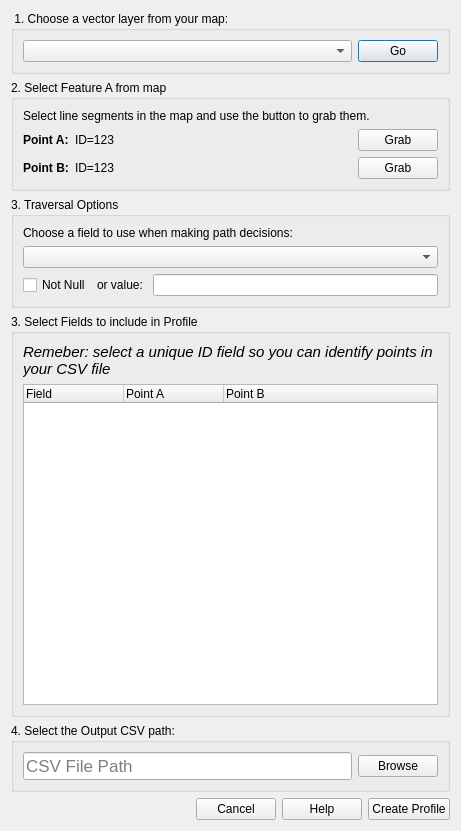
<?xml version="1.0" encoding="UTF-8"?>
<ui version="4.0">
 <class>networkProfilerDialogBase</class>
 <widget class="QDialog" name="networkProfilerDialogBase">
  <property name="geometry">
   <rect>
    <x>0</x>
    <y>0</y>
    <width>461</width>
    <height>831</height>
   </rect>
  </property>
  <property name="windowTitle">
   <string>Network Profiler</string>
  </property>
  <layout class="QVBoxLayout" name="verticalLayout">
   <item>
    <widget class="QGroupBox" name="groupBox_3">
     <property name="title">
      <string> 1. Choose a vector layer from your map:</string>
     </property>
     <layout class="QGridLayout" name="gridLayout">
      <item row="0" column="0">
       <widget class="QComboBox" name="ctlLayer"/>
      </item>
      <item row="0" column="1">
       <widget class="QPushButton" name="pushButton_2">
        <property name="sizePolicy">
         <sizepolicy hsizetype="Fixed" vsizetype="Fixed">
          <horstretch>0</horstretch>
          <verstretch>0</verstretch>
         </sizepolicy>
        </property>
        <property name="text">
         <string>Go</string>
        </property>
       </widget>
      </item>
     </layout>
    </widget>
   </item>
   <item>
    <widget class="QGroupBox" name="groupBox_4">
     <property name="sizePolicy">
      <sizepolicy hsizetype="Preferred" vsizetype="Minimum">
       <horstretch>0</horstretch>
       <verstretch>0</verstretch>
      </sizepolicy>
     </property>
     <property name="title">
      <string>2. Select Feature A from map</string>
     </property>
     <layout class="QVBoxLayout" name="verticalLayout_2">
      <item>
       <widget class="QLabel" name="label">
        <property name="text">
         <string>Select line segments in the map and use the button to grab them.</string>
        </property>
        <property name="wordWrap">
         <bool>true</bool>
        </property>
       </widget>
      </item>
      <item>
       <layout class="QHBoxLayout" name="horizontalLayout">
        <item>
         <widget class="QLabel" name="label_3">
          <property name="sizePolicy">
           <sizepolicy hsizetype="Fixed" vsizetype="Preferred">
            <horstretch>0</horstretch>
            <verstretch>0</verstretch>
           </sizepolicy>
          </property>
          <property name="font">
           <font>
            <weight>75</weight>
            <bold>true</bold>
           </font>
          </property>
          <property name="text">
           <string>Point A:</string>
          </property>
         </widget>
        </item>
        <item>
         <widget class="QLabel" name="label_6">
          <property name="text">
           <string>ID=123</string>
          </property>
         </widget>
        </item>
        <item>
         <widget class="QPushButton" name="cmdGetReachFromMap">
          <property name="sizePolicy">
           <sizepolicy hsizetype="Fixed" vsizetype="Fixed">
            <horstretch>0</horstretch>
            <verstretch>0</verstretch>
           </sizepolicy>
          </property>
          <property name="text">
           <string>Grab</string>
          </property>
         </widget>
        </item>
       </layout>
      </item>
      <item>
       <layout class="QHBoxLayout" name="horizontalLayout_2">
        <item>
         <widget class="QLabel" name="label_4">
          <property name="sizePolicy">
           <sizepolicy hsizetype="Fixed" vsizetype="Preferred">
            <horstretch>0</horstretch>
            <verstretch>0</verstretch>
           </sizepolicy>
          </property>
          <property name="font">
           <font>
            <weight>75</weight>
            <bold>true</bold>
           </font>
          </property>
          <property name="text">
           <string>Point B:</string>
          </property>
         </widget>
        </item>
        <item>
         <widget class="QLabel" name="label_7">
          <property name="text">
           <string>ID=123</string>
          </property>
         </widget>
        </item>
        <item>
         <widget class="QPushButton" name="pushButton">
          <property name="sizePolicy">
           <sizepolicy hsizetype="Fixed" vsizetype="Fixed">
            <horstretch>0</horstretch>
            <verstretch>0</verstretch>
           </sizepolicy>
          </property>
          <property name="text">
           <string>Grab</string>
          </property>
         </widget>
        </item>
       </layout>
      </item>
     </layout>
    </widget>
   </item>
   <item>
    <widget class="QGroupBox" name="groupBox_5">
     <property name="sizePolicy">
      <sizepolicy hsizetype="Preferred" vsizetype="Minimum">
       <horstretch>0</horstretch>
       <verstretch>0</verstretch>
      </sizepolicy>
     </property>
     <property name="minimumSize">
      <size>
       <width>12</width>
       <height>10</height>
      </size>
     </property>
     <property name="baseSize">
      <size>
       <width>0</width>
       <height>0</height>
      </size>
     </property>
     <property name="title">
      <string>3. Traversal Options</string>
     </property>
     <layout class="QVBoxLayout" name="verticalLayout_5">
      <item>
       <widget class="QLabel" name="label_9">
        <property name="text">
         <string>Choose a field to use when making path decisions:</string>
        </property>
       </widget>
      </item>
      <item>
       <layout class="QHBoxLayout" name="horizontalLayout_6">
        <item>
         <widget class="QComboBox" name="comboBox"/>
        </item>
       </layout>
      </item>
      <item>
       <layout class="QHBoxLayout" name="horizontalLayout_4">
        <property name="sizeConstraint">
         <enum>QLayout::SetDefaultConstraint</enum>
        </property>
        <item>
         <widget class="QCheckBox" name="checkBox_2">
          <property name="text">
           <string>Not Null</string>
          </property>
         </widget>
        </item>
        <item>
         <widget class="QLabel" name="label_8">
          <property name="text">
           <string>or value: </string>
          </property>
         </widget>
        </item>
        <item>
         <widget class="QLineEdit" name="lineEdit"/>
        </item>
       </layout>
      </item>
     </layout>
    </widget>
   </item>
   <item>
    <widget class="QGroupBox" name="groupBox_2">
     <property name="title">
      <string>3. Select Fields to include in Profile</string>
     </property>
     <layout class="QVBoxLayout" name="verticalLayout_4">
      <item>
       <widget class="QLabel" name="label_2">
        <property name="font">
         <font>
          <pointsize>11</pointsize>
          <italic>true</italic>
         </font>
        </property>
        <property name="text">
         <string>Remeber: select a unique ID field so you can identify points in your CSV file</string>
        </property>
        <property name="wordWrap">
         <bool>true</bool>
        </property>
       </widget>
      </item>
      <item>
       <widget class="QTreeWidget" name="treeFields">
        <property name="horizontalScrollBarPolicy">
         <enum>Qt::ScrollBarAlwaysOff</enum>
        </property>
        <property name="alternatingRowColors">
         <bool>true</bool>
        </property>
        <property name="selectionMode">
         <enum>QAbstractItemView::ExtendedSelection</enum>
        </property>
        <property name="selectionBehavior">
         <enum>QAbstractItemView::SelectRows</enum>
        </property>
        <property name="indentation">
         <number>0</number>
        </property>
        <property name="columnCount">
         <number>3</number>
        </property>
        <column>
         <property name="text">
          <string>Field</string>
         </property>
        </column>
        <column>
         <property name="text">
          <string>Point A</string>
         </property>
        </column>
        <column>
         <property name="text">
          <string>Point B</string>
         </property>
        </column>
       </widget>
      </item>
     </layout>
    </widget>
   </item>
   <item>
    <widget class="QGroupBox" name="groupBox">
     <property name="title">
      <string>4. Select the Output CSV path:</string>
     </property>
     <property name="alignment">
      <set>Qt::AlignLeading|Qt::AlignLeft|Qt::AlignTop</set>
     </property>
     <layout class="QVBoxLayout" name="verticalLayout_3">
      <item>
       <layout class="QHBoxLayout" name="horizontalLayout_3">
        <item>
         <widget class="QLineEdit" name="txtCSVOutput">
          <property name="font">
           <font>
            <pointsize>13</pointsize>
           </font>
          </property>
          <property name="placeholderText">
           <string>CSV File Path</string>
          </property>
         </widget>
        </item>
        <item>
         <widget class="QPushButton" name="cmdBrowseCSV">
          <property name="text">
           <string>Browse</string>
          </property>
         </widget>
        </item>
       </layout>
      </item>
     </layout>
    </widget>
   </item>
   <item>
    <layout class="QHBoxLayout" name="horizontalLayout_5">
     <item>
      <widget class="QDialogButtonBox" name="cmdButtons">
       <property name="orientation">
        <enum>Qt::Horizontal</enum>
       </property>
       <property name="standardButtons">
        <set>QDialogButtonBox::Cancel|QDialogButtonBox::Help</set>
       </property>
       <property name="centerButtons">
        <bool>false</bool>
       </property>
      </widget>
     </item>
     <item>
      <widget class="QPushButton" name="btnCreateProfile">
       <property name="text">
        <string>Create Profile</string>
       </property>
      </widget>
     </item>
    </layout>
   </item>
  </layout>
 </widget>
 <resources/>
 <connections>
  <connection>
   <sender>cmdButtons</sender>
   <signal>accepted()</signal>
   <receiver>networkProfilerDialogBase</receiver>
   <slot>accept()</slot>
   <hints>
    <hint type="sourcelabel">
     <x>162</x>
     <y>818</y>
    </hint>
    <hint type="destinationlabel">
     <x>20</x>
     <y>20</y>
    </hint>
   </hints>
  </connection>
  <connection>
   <sender>cmdButtons</sender>
   <signal>accepted()</signal>
   <receiver>networkProfilerDialogBase</receiver>
   <slot>reject()</slot>
   <hints>
    <hint type="sourcelabel">
     <x>162</x>
     <y>818</y>
    </hint>
    <hint type="destinationlabel">
     <x>20</x>
     <y>20</y>
    </hint>
   </hints>
  </connection>
 </connections>
</ui>
